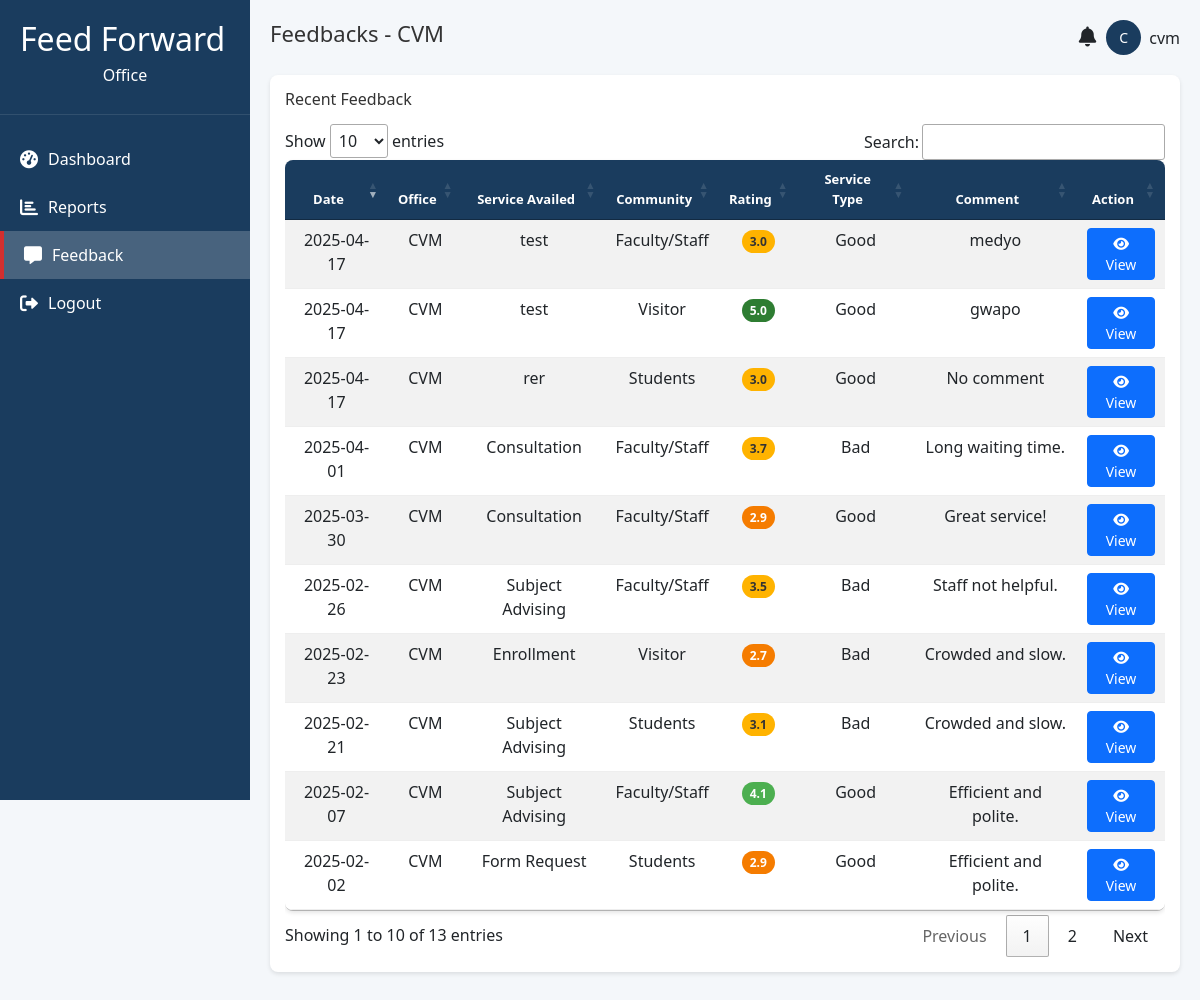
The page /user/feedback.php (signed in) on the database its author committed.
### tables this page shows
CREATE TABLE `users` (
  `user_id` int(11) NOT NULL,
  `fname` varchar(100) DEFAULT NULL,
  `mname` varchar(100) DEFAULT NULL,
  `lname` varchar(100) DEFAULT NULL,
  `username` varchar(100) DEFAULT NULL,
  `password` varchar(100) DEFAULT NULL,
  `role_id` int(11) NOT NULL,
  `office_id` int(11) DEFAULT NULL,
  `is_active` tinyint(1) DEFAULT 1
);

CREATE TABLE `offices` (
  `office_id` int(11) NOT NULL,
  `office_name` varchar(100) DEFAULT NULL,
  `is_active` tinyint(1) DEFAULT 1
);

CREATE TABLE `feedback` (
  `feedback_id` int(11) NOT NULL,
  `visit_date` date NOT NULL,
  `age` int(11) DEFAULT NULL,
  `sex` enum('Male','Female') NOT NULL,
  `region` varchar(100) DEFAULT NULL,
  `phone_number` varchar(20) DEFAULT NULL,
  `office_id` int(11) NOT NULL,
  `service_availed` varchar(255) NOT NULL,
  `community` enum('Faculty/Staff','Students','Visitor') NOT NULL,
  `cc1` enum('1 - I know what a CC is and I saw this office''s CC','2 - I know what a CC is but I did NOT see this office''s CC','3 - I learned of the CC only when I saw this office''s CC','4 - I do not know what a CC is and I did not see one') DEFAULT NULL,
  `cc2` enum('1 - Easy to see','2 - Somewhat easy to see','3 - Difficult to see','4 - Not visible at all','5 - N/A') DEFAULT NULL,
  `cc3` enum('1 - Helped very much','2 - Somewhat helped','3 - Did not help','4 - N/A') DEFAULT NULL,
  `sqd0` enum('1','2','3','4','5','NA') NOT NULL,
  `sqd1` enum('1','2','3','4','5','NA') NOT NULL,
  `sqd2` enum('1','2','3','4','5','NA') NOT NULL,
  `sqd3` enum('1','2','3','4','5','NA') NOT NULL,
  `sqd4` enum('1','2','3','4','5','NA') NOT NULL,
  `sqd5` enum('1','2','3','4','5','NA') NOT NULL,
  `sqd6` enum('1','2','3','4','5','NA') NOT NULL,
  `sqd7` enum('1','2','3','4','5','NA') NOT NULL,
  `sqd8` enum('1','2','3','4','5','NA') NOT NULL,
  `sqd_average` decimal(3,1) DEFAULT NULL,
  `service_type` enum('Good','Bad') DEFAULT NULL,
  `comments` text DEFAULT NULL,
  `submitted_at` timestamp NOT NULL DEFAULT current_timestamp()
);

### user/feedback.php (the view, shortened to what this page needs)
<?php
include 'header.php';
include 'sidebar.php';
require_once '../config.php';
$feedbacks = [];
$user_office_id = $_SESSION['office_id'];
$query = "SELECT f.feedback_id, f.visit_date, o.office_name, f.service_availed,
                 f.service_type, f.comments, f.sqd_average, f.community,
                 f.age, f.sex, f.region, f.phone_number,
                 f.cc1, f.cc2, f.cc3,
                 f.sqd0, f.sqd1, f.sqd2, f.sqd3, f.sqd4,
                 f.sqd5, f.sqd6, f.sqd7, f.sqd8
          FROM feedback f
          JOIN offices o ON f.office_id = o.office_id
          WHERE f.office_id = ?
          ORDER BY f.feedback_id DESC";
$stmt = $conn->prepare($query);
$stmt->bind_param("i", $user_office_id);
$stmt->execute();
$result = $stmt->get_result();
while ($row = $result->fetch_assoc()) {
    $feedbacks[] = $row;
}
?>
<div class="main-content">
    <?php include 'notification.php'; ?>
    <div class="chart-card">
        <h3 class="chart-title">Recent Feedback</h3>
        <div class="table-responsive">
            <table class="table table-striped table-hover">
                <thead>
                    <tr>
                        <th class="text-center">Date</th>
                        <th class="text-center">Office</th>
                        <th class="text-center">Service Availed</th>
                        <th class="text-center">Community</th>
                        <th class="text-center">Rating</th>
                        <th class="text-center">Service Type</th>
                        <th class="text-center">Comment</th>
                        <th class="text-center">Action</th>
                    </tr>
                </thead>
                <tbody>
                    <?php foreach ($feedbacks as $feedback): ?>
                        <tr>
                            <td class="text-center"><?php echo htmlspecialchars($feedback['visit_date']); ?></td>
                            <td class="text-center"><?php echo htmlspecialchars($feedback['office_name']); ?></td>
                            <td class="text-center"><?php echo htmlspecialchars($feedback['service_availed']); ?></td>
                            <td class="text-center"><?php echo htmlspecialchars($feedback['community'] ?? 'N/A'); ?></td>
                            <td class="text-center">
                                <?php if ($feedback['sqd_average'] !== null): ?>
                                    <span class="rating-badge rating-<?php echo floor($feedback['sqd_average']); ?>">
                                        <?php echo htmlspecialchars(number_format($feedback['sqd_average'], 1)); ?>
                                    </span>
                                <?php else: ?>
                                    <span class="rating-badge">N/A</span>
                                <?php endif; ?>
                            </td>
                            <td class="text-center"><?php echo htmlspecialchars($feedback['service_type'] ?? 'N/A'); ?></td>
                            <td class="text-center">
                                <?php
                                $comment = trim($feedback['comments'] ?? '');
                                echo htmlspecialchars($comment !== '' ? $comment : 'No comment');
                                ?>
                            </td>
                            <td class="text-center">
                                <button type="button" class="btn btn-sm btn-primary view-btn"
                                        data-feedback-id="<?php echo htmlspecialchars($feedback['feedback_id']); ?>"
                                        data-bs-toggle="modal"
                                        data-bs-target="#feedbackModal">
                                    <i class="fas fa-eye"></i> View
                                </button>
                            </td>
                        </tr>
                    <?php endforeach; ?>
                </tbody>
            </table>
        </div>
    </div>
</div>

### user/header.php (shortened to what this page needs)
<!DOCTYPE html>
<html lang="en">
<head>
    <link href="https://cdn.jsdelivr.net/npm/bootstrap@5.3.0/dist/css/bootstrap.min.css" rel="stylesheet">
    <link rel="stylesheet" href="https://cdnjs.cloudflare.com/ajax/libs/font-awesome/6.0.0-beta3/css/all.min.css">
    <link rel="stylesheet" href="https://cdn.datatables.net/1.13.4/css/jquery.dataTables.min.css">
</head>
</body>
</html>

### user/sidebar.php (shortened to what this page needs)
<div class="sidebar">
    <div class="sidebar-header">
        <h2>Feed Forward</h2>
        <h6 class="text-center">Office</h6>
    </div>
    <div class="sidebar-menu">
        <a href="dashboard.php" class="menu-item active">
            <i class="fas fa-tachometer-alt"></i>
            <span>Dashboard</span>
        </a>
        <a href="reports.php" class="menu-item">
            <i class="fas fa-chart-bar"></i>
            <span>Reports</span>
        </a>
        <a href="feedback.php" class="menu-item">
            <i class="fas fa-comment-alt"></i>
            <span>Feedback</span>
        </a>
        <a href="../logout.php" class="menu-item" onclick="return confirmLogout();">
            <i class="fas fa-sign-out-alt"></i>
            <span>Logout</span>
        </a>
    </div>
</div>

### user/notification.php (shortened to what this page needs)
<?php
require_once '../config.php';
$user_id = $_SESSION['user_id'];
$user_query = "SELECT u.username, o.office_id, o.office_name
               FROM users u
               JOIN offices o ON u.office_id = o.office_id
               WHERE u.user_id = ?";
$user_stmt = $conn->prepare($user_query);
$user_stmt->bind_param('i', $user_id);
$user_stmt->execute();
$user_result = $user_stmt->get_result();
$user_data = $user_result->fetch_assoc();
$username = $user_data['username'] ?? 'User';
$office_name = $user_data['office_name'] ?? 'Unknown Office';
$avatar_initial = strtoupper(substr($username, 0, 1));
$current_page = basename($_SERVER['PHP_SELF']);
$page_titles = [
    'dashboard.php' => 'Dashboard',
    'reports.php' => 'Reports',
    'feedback.php' => 'Feedbacks',
];
$page_title = $page_titles[$current_page] ?? 'Dashboard';
?>
<div class="header">
    <h1 class="page-title"><?php echo htmlspecialchars($page_title); ?> - <?php echo htmlspecialchars($office_name); ?></h1>
    <div class="user-profile">
        <div class="notification-icon" style="position: relative; margin-right: 10px;">
            <i class="fas fa-bell" style="font-size: 20px;" data-bs-toggle="modal" data-bs-target="#notificationModal"></i>
        </div>
        <div class="user-avatar">
            <?php echo htmlspecialchars($avatar_initial); ?>
        </div>
        <span><?php echo htmlspecialchars($username); ?></span>
    </div>
</div>

### user/header.php (style rules this page uses)
:root { --sidebar-width: 250px; --primary-color: #1a3c5e; --secondary-color: #f4f7fa; --accent-color: #d32f2f; }
* { margin: 0; padding: 0; box-sizing: border-box; font-family: 'Segoe UI', Arial, sans-serif; }
.sidebar { width: var(--sidebar-width); height: 100vh; background: var(--primary-color); color: white; padding: 20px 0; position: fixed; }
.sidebar-header { padding: 0 20px 20px; border-bottom: 1px solid rgba(255, 255, 255, 0.1); }
.sidebar-menu { padding: 20px 0; }
.menu-item { padding: 12px 20px; display: flex; align-items: center; cursor: pointer; transition: background 0.3s; text-decoration: none; color: white; }
.menu-item.active { background: rgba(255, 255, 255, 0.2); border-left: 4px solid var(--accent-color); }
.menu-item i { margin-right: 10px; font-size: 18px; }
.main-content { margin-left: var(--sidebar-width); width: calc(100% - var(--sidebar-width)); padding: 20px; }
.header { display: flex; justify-content: space-between; align-items: center; margin-bottom: 20px; }
.page-title { font-size: 22px; color: #333; }
.user-profile { display: flex; align-items: center; }
.user-avatar { width: 35px; height: 35px; border-radius: 50%; background: var(--primary-color); color: white; display: flex; align-items: center; justify-content: center; margin-right: 8px; font-size: 14px; }
.chart-card { background: white; border-radius: 8px; box-shadow: 0 2px 4px rgba(0, 0, 0, 0.1); padding: 15px; }
.chart-title { margin-bottom: 15px; color: #333; font-size: 16px; }
.chart-card { margin-bottom: 20px; }
.table { width: 100%; border-collapse: collapse; background: white; border-radius: 8px; overflow: hidden; box-shadow: 0 2px 4px rgba(0, 0, 0, 0.1); }
.table th, .table td { padding: 10px 12px; text-align: left; border-bottom: 1px solid #eee; }
.table th { background: var(--primary-color); color: white; font-size: 13px; }
.rating-badge { padding: 3px 8px; border-radius: 12px; font-size: 12px; font-weight: bold; color: white; }
.rating-badge.rating-5 { background: #2e7d32; }
.rating-badge.rating-4 { background: #4caf50; }
.rating-badge.rating-3 { background: #ffb300; color: #333; }
.rating-badge.rating-2 { background: #f57c00; }
.rating-badge { background: #757575; }
.notification-icon { cursor: pointer; position: relative; transition: transform 0.3s; }

### rows shown on the page
users: office.office_name "CVM", username "C", username "cvm"
feedback: visit_date "2025-04-17", office.office_name "CVM", service_availed "test", community "Faculty/Staff", sqd_average "3.0", service_type "Good", comments "medyo"
feedback: visit_date "2025-04-17", office.office_name "CVM", service_availed "test", community "Visitor", sqd_average "5.0", service_type "Good", comments "gwapo"
feedback: visit_date "2025-04-17", office.office_name "CVM", service_availed "rer", community "Students", sqd_average "3.0", service_type "Good", comments "No comment"
feedback: visit_date "2025-04-01", office.office_name "CVM", service_availed "Consultation", community "Faculty/Staff", sqd_average "3.7", service_type "Bad", comments "Long waiting time."
feedback: visit_date "2025-03-30", office.office_name "CVM", service_availed "Consultation", community "Faculty/Staff", sqd_average "2.9", service_type "Good", comments "Great service!"
feedback: visit_date "2025-02-23", office.office_name "CVM", service_availed "Enrollment", community "Visitor", sqd_average "2.7", service_type "Bad", comments "Crowded and slow."
feedback: visit_date "2025-02-21", office.office_name "CVM", service_availed "Subject Advising", community "Students", sqd_average "3.1", service_type "Bad", comments "Crowded and slow."
feedback: visit_date "2025-02-07", office.office_name "CVM", service_availed "Subject Advising", community "Faculty/Staff", sqd_average "4.1", service_type "Good", comments "Efficient and polite."
feedback: visit_date "2025-02-26", office.office_name "CVM", service_availed "Subject Advising", community "Faculty/Staff", sqd_average "3.5", service_type "Bad", comments "Staff not helpful."
feedback: visit_date "2025-02-02", office.office_name "CVM", service_availed "Form Request", community "Students", sqd_average "2.9", service_type "Good", comments "Efficient and polite."

### other values the page prints
$page_title "Feedbacks"
